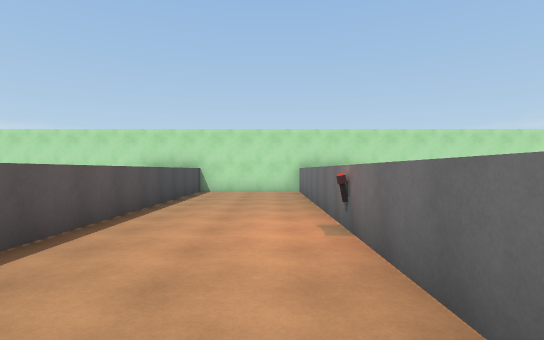
[1] (above)

20 first-person views from a walk through a 3-D level made in the Unity game engine. The camera is 1.5 m above the floor, looks level and sees 80° across. The floor is counted in squares, 2 m on a side. Each view is taken from the middle of a square. On the plan, view 1 faces up. The plan holds only what a view shows up to about 11 squares ahead; the rest is blank. The place goes on beyond the plan. The player character is not drawn.

[2]
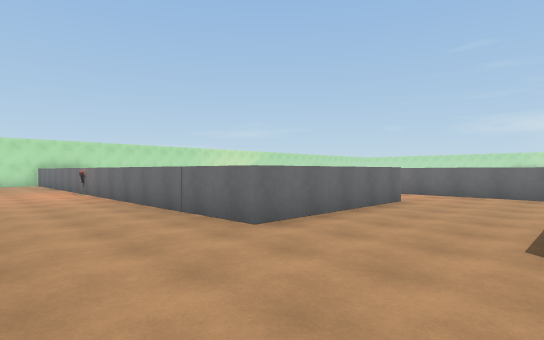

[3]
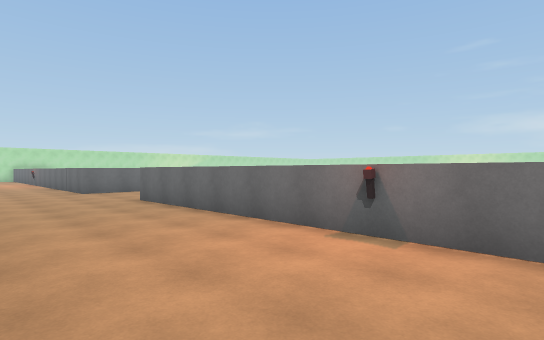

[4]
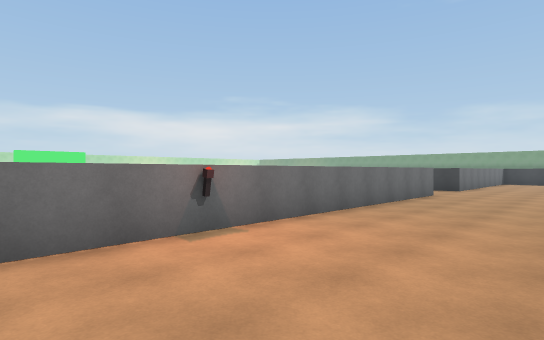

[5]
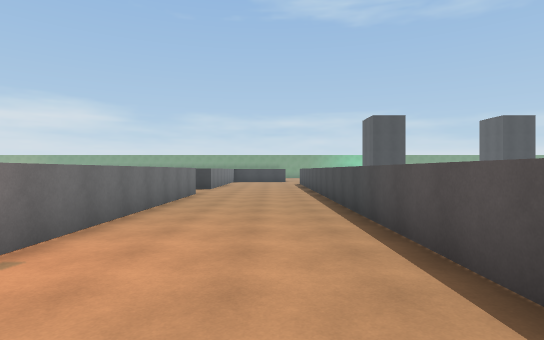

[6]
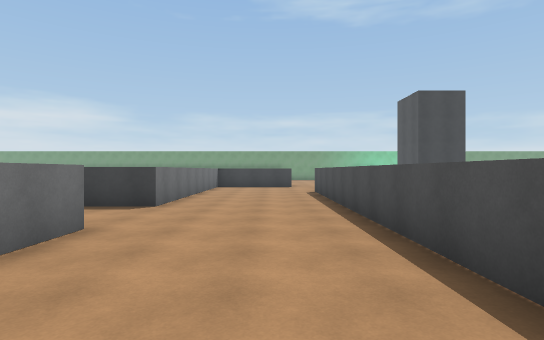

[7]
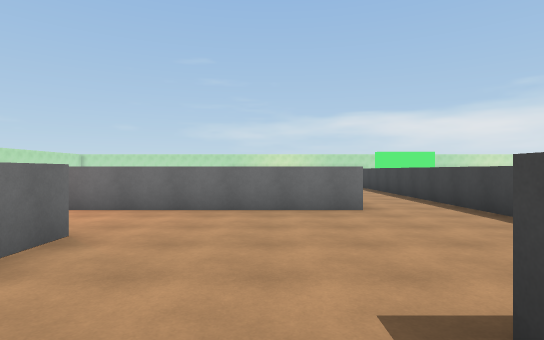

[8]
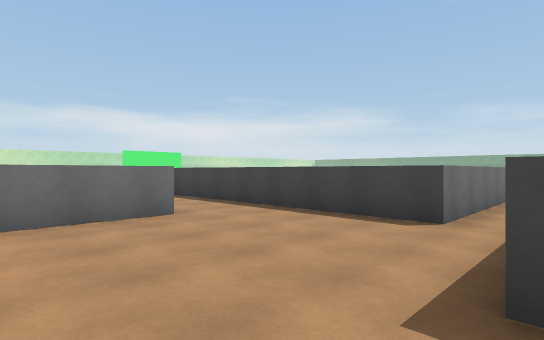

[9]
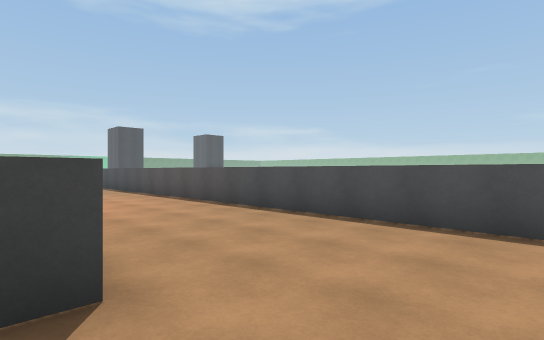

[10]
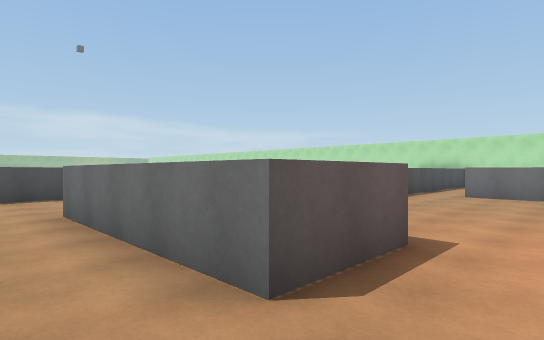

[11]
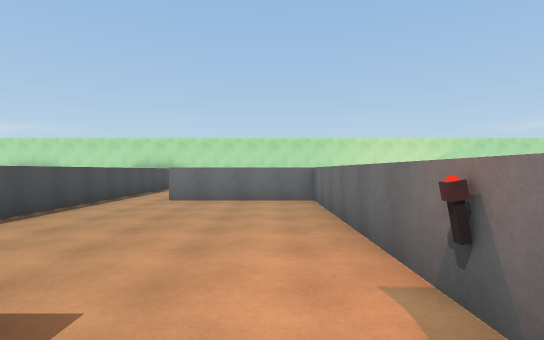

[12]
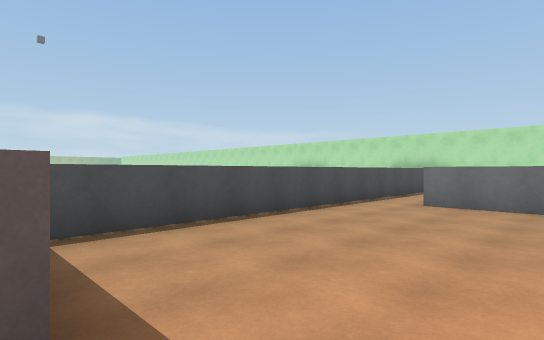

[13]
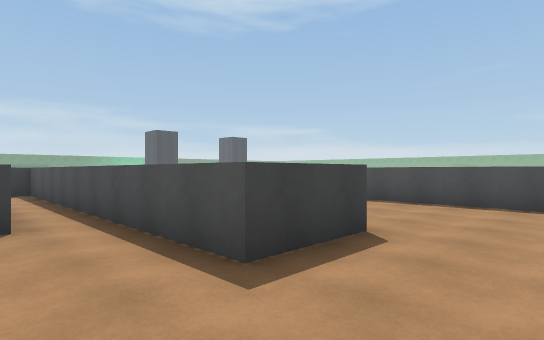

[14]
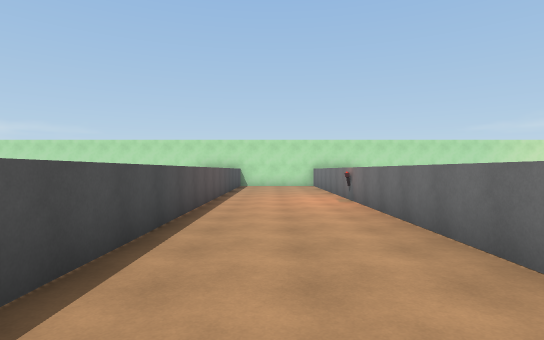

[15]
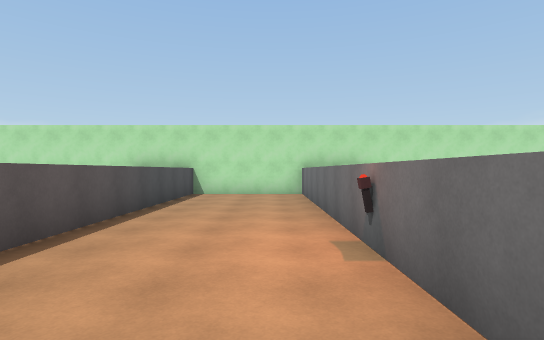

[16]
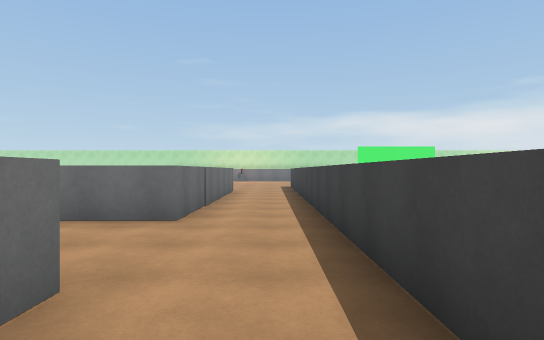

[17]
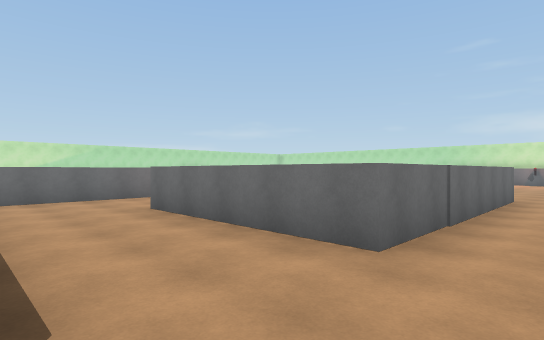

[18]
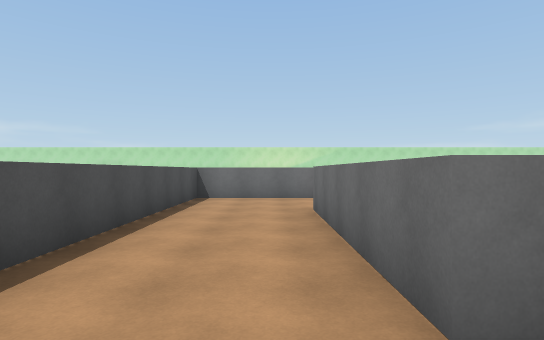

[19]
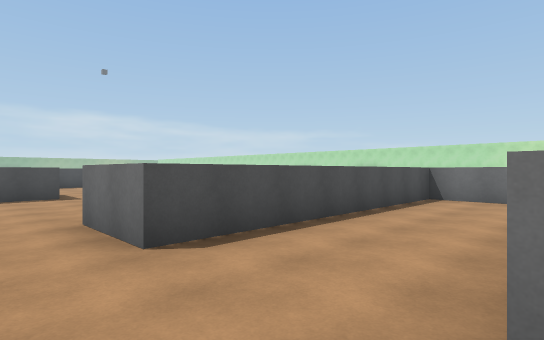

[20]
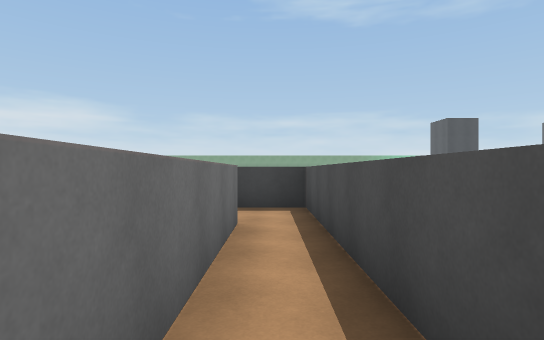

### Floor plan
Points are (right, up) in squares from view 1. A wall is a line through its corners. A room is listed if a view was taken in it or the views show most of it. See-through windows are left out.
Room 1 (views 1, 2, 3, 4, 5, 6, 7, 8, 9, 10, 13, 14, 15, 16, 17, 18, 19, 20)
walls: (4.5, -14.5) (4.5, -9.8) (15.5, -9.8); (5.7, -3.7) (1, -3.7) (1, 11.2); (1.4, -21.1) (1.4, -7) (3.3, -7) (3.3, -16.4) (4.8, -16.4); (12.5, -0.3) (10, -0.3) (10, -7.6) (8, -7.6) (8, -3.4); (15.5, -7.6) (12.8, -7.6) (12.8, -2.9); (1.4, -28) (1.4, -23.6); (1.2, 11.2) (-3.2, 11.2); (-2.5, 11.2) (-2.5, -27.9)
ways out: opening at (6.5, -2.5) to room 2; opening at (2.5, -22.5); opening at (5.5, -15.5); opening at (13.5, -1.5)
objects: other object (1, -13)
Room 2 (views 11, 12)
walls: (5.7, -1.8) (5.7, -3.7); (2.9, 4.5) (2.9, -1.2); (8, -3.4) (8, 5) (4.4, 5)
ways out: opening at (6.5, -2.5) to room 1; opening at (4, 5)

Positions as (right, up) in squares from view 1, and headings:
1: (0, 0), facing up
2: (-2, -7), facing up-right
3: (-2, -15), facing up-right
4: (-2, -11), facing down-right
5: (-1, -11), facing down
6: (-1, -17), facing down
7: (2, -6), facing right
8: (3, -5), facing down-right
9: (2, -5), facing down-left
10: (7, -5), facing up-left
11: (7, -3), facing up
12: (7, -2), facing up-left
13: (5, -5), facing down-left
14: (-1, -4), facing up
15: (0, 1), facing up
16: (8, -9), facing right
17: (10, -9), facing up-right
18: (12, -9), facing up
19: (13, -9), facing up-left
20: (4, -10), facing down
